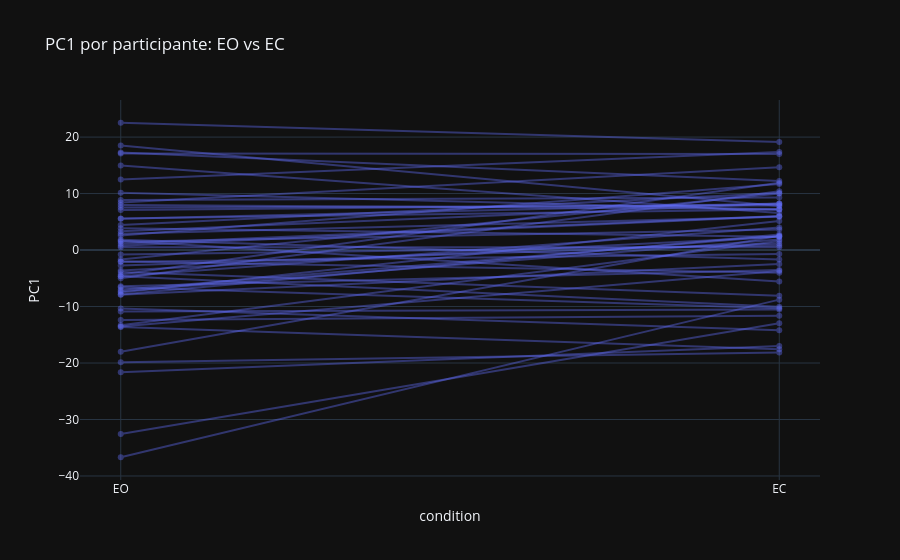

Notebook source saved alongside this figure:
### Code cell
fig = px.line(
    df_pca.sort_values("condition", ascending=False),
    x="condition", y="PC1", line_group="subject_id", markers=True,
    title="PC1 por participante: EO vs EC",
    category_orders={"condition": ["EO", "EC"]},
)
fig.update_traces(opacity=0.4)
fig.show()

### Figure 1 — Plotly figure (JSON) as saved in the notebook; plotly's stock layout.template omitted (floating-point values rounded to 4 significant figures)
{"data": [{"hovertemplate": "subject_id=sub-010318<br>condition=%{x}<br>PC1=%{y}<extra></extra>", "legendgroup": "", "line": {"color": "#636efa", "dash": "solid"}, "marker": {"symbol": "circle"}, "mode": "lines+markers", "name": "", "opacity": 0.4, "orientation": "v", "showlegend": false, "type": "scatter", "x": ["EO", "EC"], "xaxis": "x", "y": [10.14, 7.114], "yaxis": "y"}, {"hovertemplate": "subject_id=sub-010284<br>condition=%{x}<br>PC1=%{y}<extra></extra>", "legendgroup": "", "line": {"color": "#636efa", "dash": "solid"}, "marker": {"symbol": "circle"}, "mode": "lines+markers", "name": "", "opacity": 0.4, "orientation": "v", "showlegend": false, "type": "scatter", "x": ["EO", "EC"], "xaxis": "x", "y": [1.473, 3.624], "yaxis": "y"}, {"hovertemplate": "subject_id=sub-010191<br>condition=%{x}<br>PC1=%{y}<extra></extra>", "legendgroup": "", "line": {"color": "#636efa", "dash": "solid"}, "marker": {"symbol": "circle"}, "mode": "lines+markers", "name": "", "opacity": 0.4, "orientation": "v", "showlegend": false, "type": "scatter", "x": ["EO", "EC"], "xaxis": "x", "y": [-7.918, -2.487], "yaxis": "y"}, {"hovertemplate": "subject_id=sub-010192<br>condition=%{x}<br>PC1=%{y}<extra></extra>", "legendgroup": "", "line": {"color": "#636efa", "dash": "solid"}, "marker": {"symbol": "circle"}, "mode": "lines+markers", "name": "", "opacity": 0.4, "orientation": "v", "showlegend": false, "type": "scatter", "x": ["EO", "EC"], "xaxis": "x", "y": [-2.749, 1.14], "yaxis": "y"}, {"hovertemplate": "subject_id=sub-010195<br>condition=%{x}<br>PC1=%{y}<extra></extra>", "legendgroup": "", "line": {"color": "#636efa", "dash": "solid"}, "marker": {"symbol": "circle"}, "mode": "lines+markers", "name": "", "opacity": 0.4, "orientation": "v", "showlegend": false, "type": "scatter", "x": ["EO", "EC"], "xaxis": "x", "y": [-2.005, -4.002], "yaxis": "y"}, {"hovertemplate": "subject_id=sub-010207<br>condition=%{x}<br>PC1=%{y}<extra></extra>", "legendgroup": "", "line": {"color": "#636efa", "dash": "solid"}, "marker": {"symbol": "circle"}, "mode": "lines+markers", "name": "", "opacity": 0.4, "orientation": "v", "showlegend": false, "type": "scatter", "x": ["EO", "EC"], "xaxis": "x", "y": [5.581, 7.191], "yaxis": "y"}, {"hovertemplate": "subject_id=sub-010290<br>condition=%{x}<br>PC1=%{y}<extra></extra>", "legendgroup": "", "line": {"color": "#636efa", "dash": "solid"}, "marker": {"symbol": "circle"}, "mode": "lines+markers", "name": "", "opacity": 0.4, "orientation": "v", "showlegend": false, "type": "scatter", "x": ["EO", "EC"], "xaxis": "x", "y": [-4.658, 3.974], "yaxis": "y"}, {"hovertemplate": "subject_id=sub-010213<br>condition=%{x}<br>PC1=%{y}<extra></extra>", "legendgroup": "", "line": {"color": "#636efa", "dash": "solid"}, "marker": {"symbol": "circle"}, "mode": "lines+markers", "name": "", "opacity": 0.4, "orientation": "v", "showlegend": false, "type": "scatter", "x": ["EO", "EC"], "xaxis": "x", "y": [-4.643, -10.03], "yaxis": "y"}, {"hovertemplate": "subject_id=sub-010214<br>condition=%{x}<br>PC1=%{y}<extra></extra>", "legendgroup": "", "line": {"color": "#636efa", "dash": "solid"}, "marker": {"symbol": "circle"}, "mode": "lines+markers", "name": "", "opacity": 0.4, "orientation": "v", "showlegend": false, "type": "scatter", "x": ["EO", "EC"], "xaxis": "x", "y": [4.441, 10.09], "yaxis": "y"}, {"hovertemplate": "subject_id=sub-010287<br>condition=%{x}<br>PC1=%{y}<extra></extra>", "legendgroup": "", "line": {"color": "#636efa", "dash": "solid"}, "marker": {"symbol": "circle"}, "mode": "lines+markers", "name": "", "opacity": 0.4, "orientation": "v", "showlegend": false, "type": "scatter", "x": ["EO", "EC"], "xaxis": "x", "y": [-0.81, 0.8157], "yaxis": "y"}, {"hovertemplate": "subject_id=sub-010215<br>condition=%{x}<br>PC1=%{y}<extra></extra>", "legendgroup": "", "line": {"color": "#636efa", "dash": "solid"}, "marker": {"symbol": "circle"}, "mode": "lines+markers", "name": "", "opacity": 0.4, "orientation": "v", "showlegend": false, "type": "scatter", "x": ["EO", "EC"], "xaxis": "x", "y": [22.54, 19.14], "yaxis": "y"}, {"hovertemplate": "subject_id=sub-010220<br>condition=%{x}<br>PC1=%{y}<extra></extra>", "legendgroup": "", "line": {"color": "#636efa", "dash": "solid"}, "marker": {"symbol": "circle"}, "mode": "lines+markers", "name": "", "opacity": 0.4, "orientation": "v", "showlegend": false, "type": "scatter", "x": ["EO", "EC"], "xaxis": "x", "y": [7.995, 7.282], "yaxis": "y"}, {"hovertemplate": "subject_id=sub-010286<br>condition=%{x}<br>PC1=%{y}<extra></extra>", "legendgroup": "", "line": {"color": "#636efa", "dash": "solid"}, "marker": {"symbol": "circle"}, "mode": "lines+markers", "name": "", "opacity": 0.4, "orientation": "v", "showlegend": false, "type": "scatter", "x": ["EO", "EC"], "xaxis": "x", "y": [-17.99, 2.527], "yaxis": "y"}, {"hovertemplate": "subject_id=sub-010224<br>condition=%{x}<br>PC1=%{y}<extra></extra>", "legendgroup": "", "line": {"color": "#636efa", "dash": "solid"}, "marker": {"symbol": "circle"}, "mode": "lines+markers", "name": "", "opacity": 0.4, "orientation": "v", "showlegend": false, "type": "scatter", "x": ["EO", "EC"], "xaxis": "x", "y": [-10.36, -14.18], "yaxis": "y"}, {"hovertemplate": "subject_id=sub-010229<br>condition=%{x}<br>PC1=%{y}<extra></extra>", "legendgroup": "", "line": {"color": "#636efa", "dash": "solid"}, "marker": {"symbol": "circle"}, "mode": "lines+markers", "name": "", "opacity": 0.4, "orientation": "v", "showlegend": false, "type": "scatter", "x": ["EO", "EC"], "xaxis": "x", "y": [17.11, 17.03], "yaxis": "y"}, {"hovertemplate": "subject_id=sub-010230<br>condition=%{x}<br>PC1=%{y}<extra></extra>", "legendgroup": "", "line": {"color": "#636efa", "dash": "solid"}, "marker": {"symbol": "circle"}, "mode": "lines+markers", "name": "", "opacity": 0.4, "orientation": "v", "showlegend": false, "type": "scatter", "x": ["EO", "EC"], "xaxis": "x", "y": [12.49, 17.38], "yaxis": "y"}, {"hovertemplate": "subject_id=sub-010176<br>condition=%{x}<br>PC1=%{y}<extra></extra>", "legendgroup": "", "line": {"color": "#636efa", "dash": "solid"}, "marker": {"symbol": "circle"}, "mode": "lines+markers", "name": "", "opacity": 0.4, "orientation": "v", "showlegend": false, "type": "scatter", "x": ["EO", "EC"], "xaxis": "x", "y": [3.312, 8.263], "yaxis": "y"}, {"hovertemplate": "subject_id=sub-010069<br>condition=%{x}<br>PC1=%{y}<extra></extra>", "legendgroup": "", "line": {"color": "#636efa", "dash": "solid"}, "marker": {"symbol": "circle"}, "mode": "lines+markers", "name": "", "opacity": 0.4, "orientation": "v", "showlegend": false, "type": "scatter", "x": ["EO", "EC"], "xaxis": "x", "y": [-13.61, -17.56], "yaxis": "y"}, {"hovertemplate": "subject_id=sub-010239<br>condition=%{x}<br>PC1=%{y}<extra></extra>", "legendgroup": "", "line": {"color": "#636efa", "dash": "solid"}, "marker": {"symbol": "circle"}, "mode": "lines+markers", "name": "", "opacity": 0.4, "orientation": "v", "showlegend": false, "type": "scatter", "x": ["EO", "EC"], "xaxis": "x", "y": [-12.4, -11.65], "yaxis": "y"}, {"hovertemplate": "subject_id=sub-010242<br>condition=%{x}<br>PC1=%{y}<extra></extra>", "legendgroup": "", "line": {"color": "#636efa", "dash": "solid"}, "marker": {"symbol": "circle"}, "mode": "lines+markers", "name": "", "opacity": 0.4, "orientation": "v", "showlegend": false, "type": "scatter", "x": ["EO", "EC"], "xaxis": "x", "y": [-10.89, -10.52], "yaxis": "y"}, {"hovertemplate": "subject_id=sub-010283<br>condition=%{x}<br>PC1=%{y}<extra></extra>", "legendgroup": "", "line": {"color": "#636efa", "dash": "solid"}, "marker": {"symbol": "circle"}, "mode": "lines+markers", "name": "", "opacity": 0.4, "orientation": "v", "showlegend": false, "type": "scatter", "x": ["EO", "EC"], "xaxis": "x", "y": [-32.56, -12.97], "yaxis": "y"}, {"hovertemplate": "subject_id=sub-010243<br>condition=%{x}<br>PC1=%{y}<extra></extra>", "legendgroup": "", "line": {"color": "#636efa", "dash": "solid"}, "marker": {"symbol": "circle"}, "mode": "lines+markers", "name": "", "opacity": 0.4, "orientation": "v", "showlegend": false, "type": "scatter", "x": ["EO", "EC"], "xaxis": "x", "y": [-21.65, -17.0], "yaxis": "y"}, {"hovertemplate": "subject_id=sub-010245<br>condition=%{x}<br>PC1=%{y}<extra></extra>", "legendgroup": "", "line": {"color": "#636efa", "dash": "solid"}, "marker": {"symbol": "circle"}, "mode": "lines+markers", "name": "", "opacity": 0.4, "orientation": "v", "showlegend": false, "type": "scatter", "x": ["EO", "EC"], "xaxis": "x", "y": [-13.32, 1.588], "yaxis": "y"}, {"hovertemplate": "subject_id=sub-010272<br>condition=%{x}<br>PC1=%{y}<extra></extra>", "legendgroup": "", "line": {"color": "#636efa", "dash": "solid"}, "marker": {"symbol": "circle"}, "mode": "lines+markers", "name": "", "opacity": 0.4, "orientation": "v", "showlegend": false, "type": "scatter", "x": ["EO", "EC"], "xaxis": "x", "y": [-36.68, -8.781], "yaxis": "y"}, {"hovertemplate": "subject_id=sub-010246<br>condition=%{x}<br>PC1=%{y}<extra></extra>", "legendgroup": "", "line": {"color": "#636efa", "dash": "solid"}, "marker": {"symbol": "circle"}, "mode": "lines+markers", "name": "", "opacity": 0.4, "orientation": "v", "showlegend": false, "type": "scatter", "x": ["EO", "EC"], "xaxis": "x", "y": [8.398, 14.67], "yaxis": "y"}, {"hovertemplate": "subject_id=sub-010251<br>condition=%{x}<br>PC1=%{y}<extra></extra>", "legendgroup": "", "line": {"color": "#636efa", "dash": "solid"}, "marker": {"symbol": "circle"}, "mode": "lines+markers", "name": "", "opacity": 0.4, "orientation": "v", "showlegend": false, "type": "scatter", "x": ["EO", "EC"], "xaxis": "x", "y": [3.871, 2.374], "yaxis": "y"}, {"hovertemplate": "subject_id=sub-010270<br>condition=%{x}<br>PC1=%{y}<extra></extra>", "legendgroup": "", "line": {"color": "#636efa", "dash": "solid"}, "marker": {"symbol": "circle"}, "mode": "lines+markers", "name": "", "opacity": 0.4, "orientation": "v", "showlegend": false, "type": "scatter", "x": ["EO", "EC"], "xaxis": "x", "y": [0.7608, 5.993], "yaxis": "y"}, {"hovertemplate": "subject_id=sub-010258<br>condition=%{x}<br>PC1=%{y}<extra></extra>", "legendgroup": "", "line": {"color": "#636efa", "dash": "solid"}, "marker": {"symbol": "circle"}, "mode": "lines+markers", "name": "", "opacity": 0.4, "orientation": "v", "showlegend": false, "type": "scatter", "x": ["EO", "EC"], "xaxis": "x", "y": [-19.88, -18.15], "yaxis": "y"}, {"hovertemplate": "subject_id=sub-010260<br>condition=%{x}<br>PC1=%{y}<extra></extra>", "legendgroup": "", "line": {"color": "#636efa", "dash": "solid"}, "marker": {"symbol": "circle"}, "mode": "lines+markers", "name": "", "opacity": 0.4, "orientation": "v", "showlegend": false, "type": "scatter", "x": ["EO", "EC"], "xaxis": "x", "y": [-1.685, 10.02], "yaxis": "y"}, {"hovertemplate": "subject_id=sub-010267<br>condition=%{x}<br>PC1=%{y}<extra></extra>", "legendgroup": "", "line": {"color": "#636efa", "dash": "solid"}, "marker": {"symbol": "circle"}, "mode": "lines+markers", "name": "", "opacity": 0.4, "orientation": "v", "showlegend": false, "type": "scatter", "x": ["EO", "EC"], "xaxis": "x", "y": [-4.338, 11.93], "yaxis": "y"}, {"hovertemplate": "subject_id=sub-010298<br>condition=%{x}<br>PC1=%{y}<extra></extra>", "legendgroup": "", "line": {"color": "#636efa", "dash": "solid"}, "marker": {"symbol": "circle"}, "mode": "lines+markers", "name": "", "opacity": 0.4, "orientation": "v", "showlegend": false, "type": "scatter", "x": ["EO", "EC"], "xaxis": "x", "y": [-2.069, -0.6823], "yaxis": "y"}, {"hovertemplate": "subject_id=sub-010297<br>condition=%{x}<br>PC1=%{y}<extra></extra>", "legendgroup": "", "line": {"color": "#636efa", "dash": "solid"}, "marker": {"symbol": "circle"}, "mode": "lines+markers", "name": "", "opacity": 0.4, "orientation": "v", "showlegend": false, "type": "scatter", "x": ["EO", "EC"], "xaxis": "x", "y": [-6.428, -3.545], "yaxis": "y"}, {"hovertemplate": "subject_id=sub-010305<br>condition=%{x}<br>PC1=%{y}<extra></extra>", "legendgroup": "", "line": {"color": "#636efa", "dash": "solid"}, "marker": {"symbol": "circle"}, "mode": "lines+markers", "name": "", "opacity": 0.4, "orientation": "v", "showlegend": false, "type": "scatter", "x": ["EO", "EC"], "xaxis": "x", "y": [8.874, 9.286], "yaxis": "y"}, {"hovertemplate": "subject_id=sub-010304<br>condition=%{x}<br>PC1=%{y}<extra></extra>", "legendgroup": "", "line": {"color": "#636efa", "dash": "solid"}, "marker": {"symbol": "circle"}, "mode": "lines+markers", "name": "", "opacity": 0.4, "orientation": "v", "showlegend": false, "type": "scatter", "x": ["EO", "EC"], "xaxis": "x", "y": [1.124, 6.036], "yaxis": "y"}, {"hovertemplate": "subject_id=sub-010070<br>condition=%{x}<br>PC1=%{y}<extra></extra>", "legendgroup": "", "line": {"color": "#636efa", "dash": "solid"}, "marker": {"symbol": "circle"}, "mode": "lines+markers", "name": "", "opacity": 0.4, "orientation": "v", "showlegend": false, "type": "scatter", "x": ["EO", "EC"], "xaxis": "x", "y": [-7.297, 1.881], "yaxis": "y"}, {"hovertemplate": "subject_id=sub-010316<br>condition=%{x}<br>PC1=%{y}<extra></extra>", "legendgroup": "", "line": {"color": "#636efa", "dash": "solid"}, "marker": {"symbol": "circle"}, "mode": "lines+markers", "name": "", "opacity": 0.4, "orientation": "v", "showlegend": false, "type": "scatter", "x": ["EO", "EC"], "xaxis": "x", "y": [-3.613, 2.375], "yaxis": "y"}, {"hovertemplate": "subject_id=sub-010079<br>condition=%{x}<br>PC1=%{y}<extra></extra>", "legendgroup": "", "line": {"color": "#636efa", "dash": "solid"}, "marker": {"symbol": "circle"}, "mode": "lines+markers", "name": "", "opacity": 0.4, "orientation": "v", "showlegend": false, "type": "scatter", "x": ["EO", "EC"], "xaxis": "x", "y": [14.96, 6.562], "yaxis": "y"}, {"hovertemplate": "subject_id=sub-010084<br>condition=%{x}<br>PC1=%{y}<extra></extra>", "legendgroup": "", "line": {"color": "#636efa", "dash": "solid"}, "marker": {"symbol": "circle"}, "mode": "lines+markers", "name": "", "opacity": 0.4, "orientation": "v", "showlegend": false, "type": "scatter", "x": ["EO", "EC"], "xaxis": "x", "y": [18.53, 7.811], "yaxis": "y"}, {"hovertemplate": "subject_id=sub-010315<br>condition=%{x}<br>PC1=%{y}<extra></extra>", "legendgroup": "", "line": {"color": "#636efa", "dash": "solid"}, "marker": {"symbol": "circle"}, "mode": "lines+markers", "name": "", "opacity": 0.4, "orientation": "v", "showlegend": false, "type": "scatter", "x": ["EO", "EC"], "xaxis": "x", "y": [-7.885, 2.765], "yaxis": "y"}, {"hovertemplate": "subject_id=sub-010086<br>condition=%{x}<br>PC1=%{y}<extra></extra>", "legendgroup": "", "line": {"color": "#636efa", "dash": "solid"}, "marker": {"symbol": "circle"}, "mode": "lines+markers", "name": "", "opacity": 0.4, "orientation": "v", "showlegend": false, "type": "scatter", "x": ["EO", "EC"], "xaxis": "x", "y": [-4.993, 10.4], "yaxis": "y"}, {"hovertemplate": "subject_id=sub-010089<br>condition=%{x}<br>PC1=%{y}<extra></extra>", "legendgroup": "", "line": {"color": "#636efa", "dash": "solid"}, "marker": {"symbol": "circle"}, "mode": "lines+markers", "name": "", "opacity": 0.4, "orientation": "v", "showlegend": false, "type": "scatter", "x": ["EO", "EC"], "xaxis": "x", "y": [-7.038, 2.465], "yaxis": "y"}, {"hovertemplate": "subject_id=sub-010314<br>condition=%{x}<br>PC1=%{y}<extra></extra>", "legendgroup": "", "line": {"color": "#636efa", "dash": "solid"}, "marker": {"symbol": "circle"}, "mode": "lines+markers", "name": "", "opacity": 0.4, "orientation": "v", "showlegend": false, "type": "scatter", "x": ["EO", "EC"], "xaxis": "x", "y": [2.879, 5.91], "yaxis": "y"}, {"hovertemplate": "subject_id=sub-010091<br>condition=%{x}<br>PC1=%{y}<extra></extra>", "legendgroup": "", "line": {"color": "#636efa", "dash": "solid"}, "marker": {"symbol": "circle"}, "mode": "lines+markers", "name": "", "opacity": 0.4, "orientation": "v", "showlegend": false, "type": "scatter", "x": ["EO", "EC"], "xaxis": "x", "y": [-7.511, 5.136], "yaxis": "y"}, {"hovertemplate": "subject_id=sub-010092<br>condition=%{x}<br>PC1=%{y}<extra></extra>", "legendgroup": "", "line": {"color": "#636efa", "dash": "solid"}, "marker": {"symbol": "circle"}, "mode": "lines+markers", "name": "", "opacity": 0.4, "orientation": "v", "showlegend": false, "type": "scatter", "x": ["EO", "EC"], "xaxis": "x", "y": [-6.589, -10.32], "yaxis": "y"}, {"hovertemplate": "subject_id=sub-010163<br>condition=%{x}<br>PC1=%{y}<extra></extra>", "legendgroup": "", "line": {"color": "#636efa", "dash": "solid"}, "marker": {"symbol": "circle"}, "mode": "lines+markers", "name": "", "opacity": 0.4, "orientation": "v", "showlegend": false, "type": "scatter", "x": ["EO", "EC"], "xaxis": "x", "y": [-13.54, -3.7], "yaxis": "y"}, {"hovertemplate": "subject_id=sub-010126<br>condition=%{x}<br>PC1=%{y}<extra></extra>", "legendgroup": "", "line": {"color": "#636efa", "dash": "solid"}, "marker": {"symbol": "circle"}, "mode": "lines+markers", "name": "", "opacity": 0.4, "orientation": "v", "showlegend": false, "type": "scatter", "x": ["EO", "EC"], "xaxis": "x", "y": [0.5111, 0.4935], "yaxis": "y"}, {"hovertemplate": "subject_id=sub-010136<br>condition=%{x}<br>PC1=%{y}<extra></extra>", "legendgroup": "", "line": {"color": "#636efa", "dash": "solid"}, "marker": {"symbol": "circle"}, "mode": "lines+markers", "name": "", "opacity": 0.4, "orientation": "v", "showlegend": false, "type": "scatter", "x": ["EO", "EC"], "xaxis": "x", "y": [-3.891, -8.11], "yaxis": "y"}, {"hovertemplate": "subject_id=sub-010266<br>condition=%{x}<br>PC1=%{y}<extra></extra>", "legendgroup": "", "line": {"color": "#636efa", "dash": "solid"}, "marker": {"symbol": "circle"}, "mode": "lines+markers", "name": "", "opacity": 0.4, "orientation": "v", "showlegend": false, "type": "scatter", "x": ["EO", "EC"], "xaxis": "x", "y": [5.541, 8.247], "yaxis": "y"}, {"hovertemplate": "subject_id=sub-010137<br>condition=%{x}<br>PC1=%{y}<extra></extra>", "legendgroup": "", "line": {"color": "#636efa", "dash": "solid"}, "marker": {"symbol": "circle"}, "mode": "lines+markers", "name": "", "opacity": 0.4, "orientation": "v", "showlegend": false, "type": "scatter", "x": ["EO", "EC"], "xaxis": "x", "y": [7.111, 8.093], "yaxis": "y"}, {"hovertemplate": "subject_id=sub-010138<br>condition=%{x}<br>PC1=%{y}<extra></extra>", "legendgroup": "", "line": {"color": "#636efa", "dash": "solid"}, "marker": {"symbol": "circle"}, "mode": "lines+markers", "name": "", "opacity": 0.4, "orientation": "v", "showlegend": false, "type": "scatter", "x": ["EO", "EC"], "xaxis": "x", "y": [17.28, 12.22], "yaxis": "y"}, {"hovertemplate": "subject_id=sub-010299<br>condition=%{x}<br>PC1=%{y}<extra></extra>", "legendgroup": "", "line": {"color": "#636efa", "dash": "solid"}, "marker": {"symbol": "circle"}, "mode": "lines+markers", "name": "", "opacity": 0.4, "orientation": "v", "showlegend": false, "type": "scatter", "x": ["EO", "EC"], "xaxis": "x", "y": [7.538, 7.89], "yaxis": "y"}, {"hovertemplate": "subject_id=sub-010303<br>condition=%{x}<br>PC1=%{y}<extra></extra>", "legendgroup": "", "line": {"color": "#636efa", "dash": "solid"}, "marker": {"symbol": "circle"}, "mode": "lines+markers", "name": "", "opacity": 0.4, "orientation": "v", "showlegend": false, "type": "scatter", "x": ["EO", "EC"], "xaxis": "x", "y": [1.641, -5.546], "yaxis": "y"}, {"hovertemplate": "subject_id=sub-010146<br>condition=%{x}<br>PC1=%{y}<extra></extra>", "legendgroup": "", "line": {"color": "#636efa", "dash": "solid"}, "marker": {"symbol": "circle"}, "mode": "lines+markers", "name": "", "opacity": 0.4, "orientation": "v", "showlegend": false, "type": "scatter", "x": ["EO", "EC"], "xaxis": "x", "y": [1.826, -1.683], "yaxis": "y"}, {"hovertemplate": "subject_id=sub-010157<br>condition=%{x}<br>PC1=%{y}<extra></extra>", "legendgroup": "", "line": {"color": "#636efa", "dash": "solid"}, "marker": {"symbol": "circle"}, "mode": "lines+markers", "name": "", "opacity": 0.4, "orientation": "v", "showlegend": false, "type": "scatter", "x": ["EO", "EC"], "xaxis": "x", "y": [2.573, 11.71], "yaxis": "y"}], "layout": {"legend": {"tracegroupgap": 0}, "title": {"text": "PC1 por participante: EO vs EC"}, "xaxis": {"anchor": "y", "categoryarray": ["EO", "EC"], "categoryorder": "array", "domain": [0, 1], "title": {"text": "condition"}}, "yaxis": {"anchor": "x", "domain": [0, 1], "title": {"text": "PC1"}}}}
